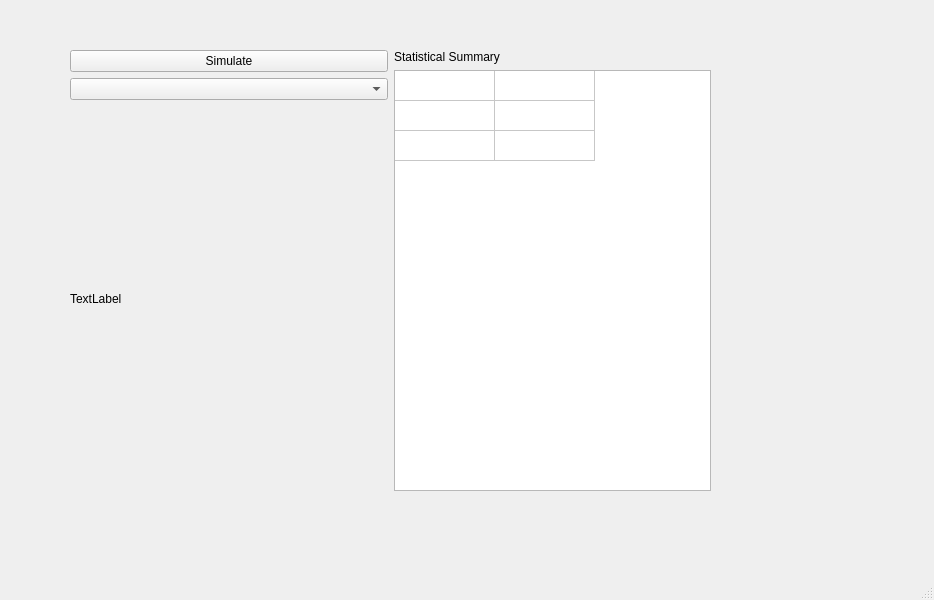
<?xml version="1.0" encoding="UTF-8"?>
<ui version="4.0">
 <class>MainWindow</class>
 <widget class="QMainWindow" name="MainWindow">
  <property name="geometry">
   <rect>
    <x>0</x>
    <y>0</y>
    <width>934</width>
    <height>600</height>
   </rect>
  </property>
  <property name="windowTitle">
   <string>MainWindow</string>
  </property>
  <widget class="QWidget" name="centralwidget">
   <widget class="QWidget" name="horizontalLayoutWidget">
    <property name="geometry">
     <rect>
      <x>70</x>
      <y>50</y>
      <width>641</width>
      <height>441</height>
     </rect>
    </property>
    <layout class="QHBoxLayout" name="horizontalLayout" stretch="1,1">
     <item>
      <layout class="QVBoxLayout" name="verticalLayout">
       <item>
        <widget class="QPushButton" name="pushButton">
         <property name="cursor">
          <cursorShape>PointingHandCursor</cursorShape>
         </property>
         <property name="text">
          <string>Simulate</string>
         </property>
        </widget>
       </item>
       <item>
        <widget class="QComboBox" name="strategyComboBox"/>
       </item>
       <item>
        <widget class="QLabel" name="label">
         <property name="text">
          <string>TextLabel</string>
         </property>
        </widget>
       </item>
      </layout>
     </item>
     <item>
      <layout class="QVBoxLayout" name="verticalLayout_2">
       <item>
        <widget class="QLabel" name="label_2">
         <property name="text">
          <string>Statistical Summary</string>
         </property>
        </widget>
       </item>
       <item>
        <widget class="QTableWidget" name="resultsTable">
         <property name="sizePolicy">
          <sizepolicy hsizetype="Expanding" vsizetype="Expanding">
           <horstretch>1</horstretch>
           <verstretch>0</verstretch>
          </sizepolicy>
         </property>
         <property name="rowCount">
          <number>3</number>
         </property>
         <property name="columnCount">
          <number>2</number>
         </property>
         <attribute name="horizontalHeaderVisible">
          <bool>false</bool>
         </attribute>
         <attribute name="horizontalHeaderCascadingSectionResizes">
          <bool>false</bool>
         </attribute>
         <attribute name="horizontalHeaderStretchLastSection">
          <bool>false</bool>
         </attribute>
         <attribute name="verticalHeaderVisible">
          <bool>false</bool>
         </attribute>
         <row/>
         <row/>
         <row/>
         <column/>
         <column/>
        </widget>
       </item>
      </layout>
     </item>
    </layout>
   </widget>
  </widget>
  <widget class="QMenuBar" name="menubar">
   <property name="geometry">
    <rect>
     <x>0</x>
     <y>0</y>
     <width>934</width>
     <height>21</height>
    </rect>
   </property>
  </widget>
  <widget class="QStatusBar" name="statusbar"/>
 </widget>
 <resources/>
 <connections/>
</ui>
